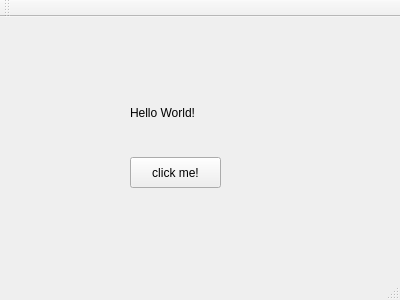
<?xml version="1.0" encoding="UTF-8"?>
<ui version="4.0">
 <class>MainWindow</class>
 <widget class="QMainWindow" name="MainWindow">
  <property name="geometry">
   <rect>
    <x>0</x>
    <y>0</y>
    <width>400</width>
    <height>300</height>
   </rect>
  </property>
  <property name="windowTitle">
   <string>MainWindow</string>
  </property>
  <property name="windowOpacity">
   <double>1.000000000000000</double>
  </property>
  <widget class="QWidget" name="centralWidget">
   <widget class="QLabel" name="label">
    <property name="geometry">
     <rect>
      <x>130</x>
      <y>80</y>
      <width>101</width>
      <height>31</height>
     </rect>
    </property>
    <property name="text">
     <string>Hello World!</string>
    </property>
   </widget>
   <widget class="QPushButton" name="pushButton">
    <property name="geometry">
     <rect>
      <x>130</x>
      <y>140</y>
      <width>91</width>
      <height>31</height>
     </rect>
    </property>
    <property name="text">
     <string>click me!</string>
    </property>
   </widget>
  </widget>
  <widget class="QMenuBar" name="menuBar">
   <property name="geometry">
    <rect>
     <x>0</x>
     <y>0</y>
     <width>400</width>
     <height>21</height>
    </rect>
   </property>
  </widget>
  <widget class="QToolBar" name="mainToolBar">
   <attribute name="toolBarArea">
    <enum>TopToolBarArea</enum>
   </attribute>
   <attribute name="toolBarBreak">
    <bool>false</bool>
   </attribute>
  </widget>
  <widget class="QStatusBar" name="statusBar"/>
 </widget>
 <layoutdefault spacing="6" margin="11"/>
 <resources/>
 <connections/>
</ui>
